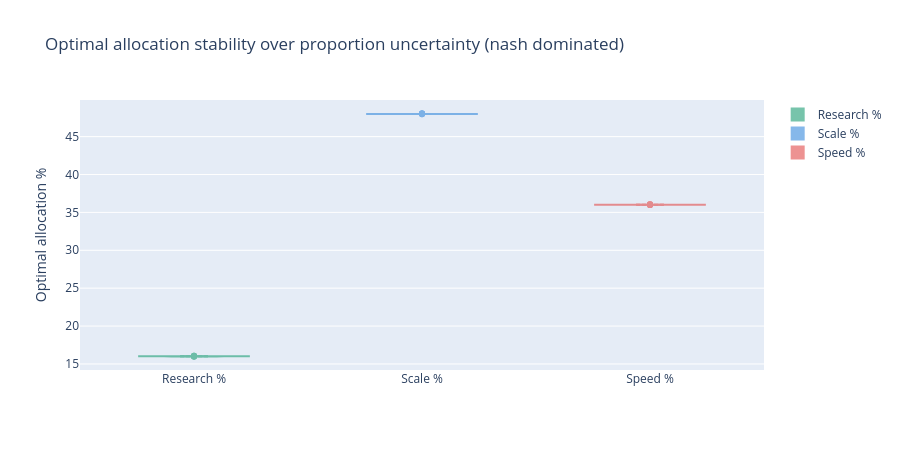

Notebook code cell kept with this figure:
### Markdown cell above
### Visualization

### Code cell
def optimize_at_fixed_proportions(proportions, n_trials=500):
    """optimize given one specific proportion draw — no Dirichlet uncertainty"""
    def obj(x):
        pnls = [
            PnL_global(x[0], x[1], x[2], proportions)
            for _ in range(n_trials)
        ]
        return -np.mean(pnls)

    res = minimize(
        obj, x0=[16, 48, 36],
        method="SLSQP",
        bounds=[(0,100),(0,100),(0,100)],
        constraints=[{"type":"ineq","fun": lambda x: 100 - sum(x)}],
        options={"ftol":1e-4, "maxiter":200}
    )
    return res.x  # (R*, SC*, SP*)

# for one scenario, draw N proportion samples and optimize at each
alpha = [20, 5, 75]  # nash dominated
N_proportion_draws = 100

records = []
for _ in range(N_proportion_draws):
    props = np.random.dirichlet(alpha)
    r, sc, sp = optimize_at_fixed_proportions(props)
    records.append({
        "pi_a": props[0], "pi_b": props[1], "pi_c": props[2],
        "r": r, "sc": sc, "sp": sp
    })

df_stability = pd.DataFrame(records)

# violin plot of R*, SC*, SP* across proportion draws
fig = go.Figure()
for col, color, name in [("r","#1D9E75","Research %"),
                          ("sc","#378ADD","Scale %"),
                          ("sp","#E24B4A","Speed %")]:
    fig.add_trace(go.Violin(
        y=df_stability[col], name=name,
        box_visible=True, meanline_visible=True,
        fillcolor=color, opacity=0.6, line_color=color
    ))

fig.update_layout(
    title="Optimal allocation stability over proportion uncertainty (nash dominated)",
    yaxis_title="Optimal allocation %",
    height=450
)
fig.show()

### Figure 1 — Plotly figure (JSON) as saved in the notebook; plotly's stock layout.template omitted (floating-point values rounded to 4 significant figures)
{"data": [{"box": {"visible": true}, "fillcolor": "#1D9E75", "line": {"color": "#1D9E75"}, "meanline": {"visible": true}, "name": "Research %", "opacity": 0.6, "type": "violin", "y": [16.0, 16.0, 16.0, 16.0, 15.98, 16.0, 16.0, 16.0, 16.0, 16.0, 16.0, 16.0, 16.0, 16.0, 16.0, 16.0, 16.0, 16.0, 16.0, 16.0, 16.0, 16.0, 16.0, 16.0, 16.0, 16.0, 16.0, 16.0, 16.0, 16.0, 16.0, 16.0, 16.0, 16.0, 16.0, 16.08, 16.0, 16.0, 16.0, 16.0, 16.0, 16.0, 16.0, 16.08, 16.0, 16.0, 16.0, 16.0, 16.0, 16.0, 16.0, 16.0, 16.0, 16.0, 16.0, 16.0, 16.0, 16.0, 16.0, 16.0, 16.0, 16.0, 16.0, 16.0, 16.0, 16.0, 15.98, 16.0, 16.0, 16.0, 16.0, 16.08, 16.0, 16.0, 16.0, 15.98, 16.0, 16.0, 16.0, 16.0, 16.0, 16.0, 16.0, 16.0, 16.0, 16.0, 16.0, 16.0, 16.0, 16.0, 16.0, 16.0, 16.0, 16.0, 15.98, 16.0, 16.0, 16.0, 16.0, 16.0]}, {"box": {"visible": true}, "fillcolor": "#378ADD", "line": {"color": "#378ADD"}, "meanline": {"visible": true}, "name": "Scale %", "opacity": 0.6, "type": "violin", "y": [48.0, 48.0, 48.0, 48.0, 48.05, 48.0, 48.0, 48.0, 48.0, 48.0, 48.0, 48.0, 48.0, 48.0, 48.0, 48.0, 48.0, 48.0, 48.0, 48.0, 48.0, 48.0, 48.0, 48.0, 48.0, 48.0, 48.0, 48.0, 48.0, 48.0, 48.0, 48.0, 48.0, 48.0, 48.0, 48.05, 48.0, 48.0, 48.0, 48.0, 48.0, 48.0, 48.0, 48.05, 48.0, 48.0, 48.0, 48.0, 48.0, 48.0, 48.0, 48.0, 48.0, 48.0, 48.0, 48.0, 48.0, 48.0, 48.0, 48.0, 48.0, 48.0, 48.0, 48.0, 48.0, 48.0, 48.05, 48.0, 48.0, 48.0, 48.0, 48.05, 48.0, 48.0, 48.0, 47.95, 48.0, 48.0, 48.0, 48.0, 48.0, 48.0, 48.0, 48.0, 48.0, 48.0, 48.0, 48.0, 48.0, 48.0, 48.0, 48.0, 48.0, 48.0, 47.95, 48.0, 48.0, 48.0, 48.0, 48.0]}, {"box": {"visible": true}, "fillcolor": "#E24B4A", "line": {"color": "#E24B4A"}, "meanline": {"visible": true}, "name": "Speed %", "opacity": 0.6, "type": "violin", "y": [36.0, 36.0, 36.0, 36.0, 35.96, 36.0, 36.0, 36.0, 36.0, 36.0, 36.0, 36.0, 36.0, 36.0, 36.0, 36.0, 36.0, 36.0, 36.0, 36.0, 36.0, 36.0, 36.0, 36.0, 36.0, 36.0, 36.0, 36.0, 36.0, 36.0, 36.0, 36.0, 36.0, 36.0, 36.0, 35.96, 36.0, 36.0, 36.0, 36.0, 36.0, 36.0, 36.0, 36.06, 36.0, 36.0, 36.0, 36.0, 36.0, 36.0, 36.0, 36.0, 36.0, 36.0, 36.0, 36.0, 36.0, 36.0, 36.0, 36.0, 36.0, 36.0, 36.0, 36.0, 36.0, 36.0, 35.96, 36.0, 36.0, 36.0, 36.0, 36.06, 36.0, 36.0, 36.0, 36.06, 36.0, 36.0, 36.0, 36.0, 36.0, 36.0, 36.0, 36.0, 36.0, 36.0, 36.0, 36.0, 36.0, 36.0, 36.0, 36.0, 36.0, 36.0, 35.96, 36.0, 36.0, 36.0, 36.0, 36.0]}], "layout": {"height": 450, "title": {"text": "Optimal allocation stability over proportion uncertainty (nash dominated)"}, "yaxis": {"title": {"text": "Optimal allocation %"}}}}
